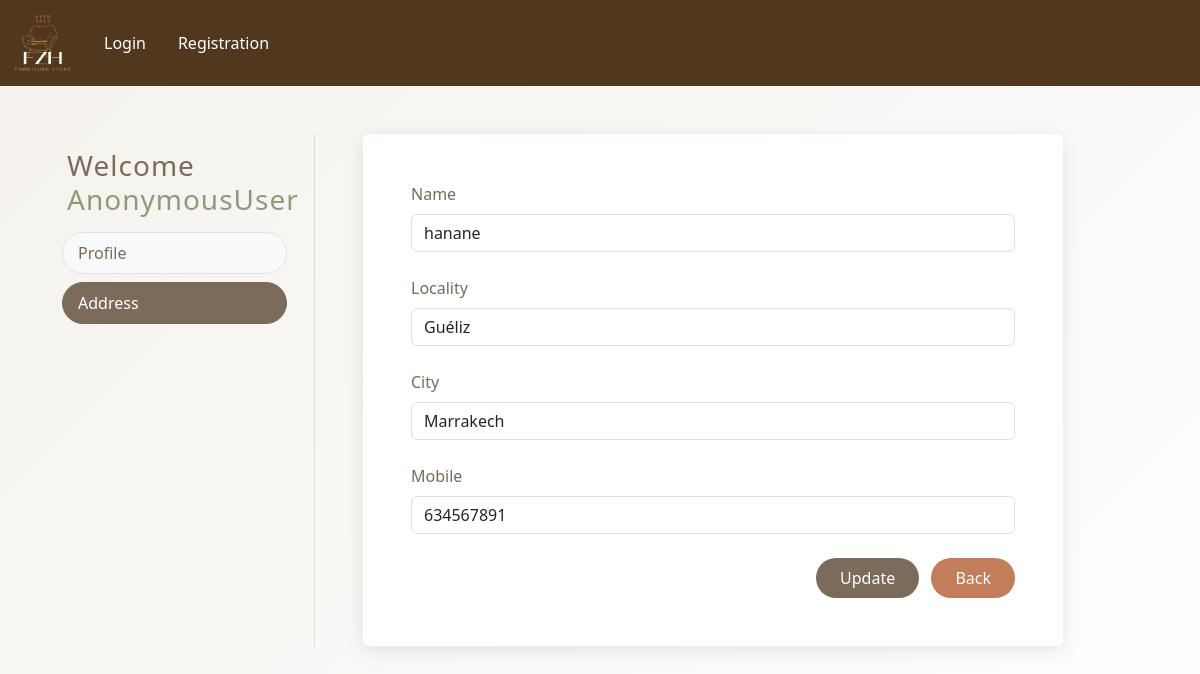
The app's page /updateAddress/3 with its own data.
### app/models.py (models this page shows, shortened)
class Customer(models.Model):
    user = models.ForeignKey(User, on_delete=models.CASCADE)
    name = models.CharField(max_length=200)
    locality = models.CharField(max_length=200)
    city = models.CharField(max_length=50)
    mobile = models.IntegerField(default=0)

### app/views.py (the view, shortened to what this page needs)
# urls.py: path('updateAddress/<int:pk>', views.updateAddress.as_view(),name="updateAddress"),
class updateAddress(View):
    def get(self,request,pk):
        add = Customer.objects.get(pk=pk)
        form = CustomerProfileForm(instance=add)
        return render(request,"app/updateAddress.html",locals())

### app/forms.py
class CustomerProfileForm(forms.ModelForm):
    class Meta:
        model=Customer
        fields = ['id','name','locality','city','mobile']
        widgets={
            'name': forms.TextInput(attrs={'class': 'form-control'}),
            'locality': forms.TextInput(attrs={'class': 'form-control'}),
            'city': forms. TextInput (attrs={'class': 'form-control' }),
            'mobile': forms.NumberInput(attrs={'class': 'form-control'}),
        }

### app/templates/app/updateAddress.html (shortened to what this page needs)
{% extends 'app/base.html' %}
{% load static %}
{% block main-content %}
<div class="container my-5">
    <div class="row">
        <div class="col-sm-3 border-end">
            <div class="sidebar-content">
                <h3 class="welcome-msg mb-3">Welcome <span class="text-capitalize">{{request.user}}</span></h3>
                <div class="d-flex flex-column gap-2">
                    <a href="{% url 'profile' %}" class="btn btn-menu">Profile</a>
                    <a href="{% url 'address' %}" class="btn btn-menu active">Address</a>
                </div>
            </div>
        </div>
        <div class="col-sm-8 ps-5">
            <form action="" method="post" class="shadow p-5 rounded bg-white">
                {% for fm in form %}
                    <div class="mb-4">
                        <label class="form-label">{{fm.label}}</label>
                        {{fm}}
                    </div>
                {% endfor %}
                <div class="text-end mt-4">
                    <button type="submit" class="btn btn-primary px-4 py-2 me-2">Update</button>
                    <a href="{% url 'address' %}" type="button" class="btn btn-danger px-4 py-2">Back</a>
                </div>
            </form>
        </div>
    </div>
</div>
{% endblock main-content %}

### app/templates/app/updateAddress.html (style rules this page uses)
body { background: linear-gradient(135deg, #f5f2ed, #ffffff); font-family: 'Segoe UI', Tahoma, Geneva, Verdana, sans-serif; background-attachment: fixed; min-height: 100vh; }
.container { margin-top: 50px; }
h3.welcome-msg { color: #7a6b5a; font-weight: 400; letter-spacing: 1px; margin-left: 5px; }
.border-end { border-right: 1px solid rgba(122, 107, 90, 0.2) !important; }
.sidebar-content { padding: 15px 15px 15px 20px; }
.btn-menu { background-color: #f8f9fa; color: #7a6b5a; border: 1px solid #dee2e6; border-radius: 30px; text-align: left; padding: 8px 15px; transition: all 0.3s ease; }
.btn-menu.active { background-color: #7a6b5a; color: white; border-color: #7a6b5a; font-weight: 500; }
.shadow { background: #ffffff; border-radius: 15px; box-shadow: 0px 4px 20px rgba(0, 0, 0, 0.1) !important; }
.form-label { color: #7a6b5a; font-weight: 500; }
form input, form select { width: 100%; border: none; border-bottom: 2px solid #ccc; padding: 8px 10px; background: transparent; transition: all 0.3s ease; }
.text-capitalize { color: #8a9d7b; font-weight: 500; }
.btn-primary { background-color: #7a6b5a; border: none; border-radius: 30px; padding: 10px 20px; transition: all 0.3s ease; }
.btn-danger { background-color: #c27d5a; border: none; border-radius: 30px; padding: 10px 20px; transition: all 0.3s ease; }
.welcome-msg { margin-left: 5px; margin-top: 0; }

### records on screen
Customer: form "hanane" "Guéliz" "Marrakech" "634567891"

### other values on screen
{{ request.user }} "AnonymousUser"
{{ fm.label }} "Name" "Locality" "City" "Mobile"
